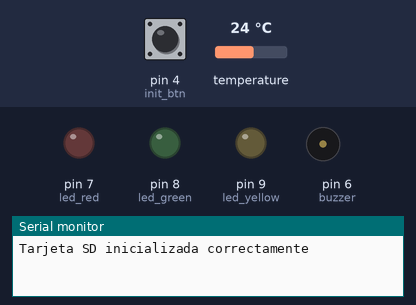
This sketch was run on a simulated Arduino Uno, built with avr-gcc and run on an emulated ATmega328P. On the bench: output pins drawn as LEDs (lit = HIGH), buzzer (waves = sounding), the last lines printed to the serial monitor. The test bench sets the inputs (shaded band); at power-on: pin 4 (init_btn) HIGH, temperature 24 °C. The local clock reads 2024-03-15 10:24:30 at power-on unless the sketch sets it; storage starts empty.

Above: at 2.3 s.
2.4 s: pin 4 (init_btn) pulled LOW for 3.2 s
At 6.8 s:
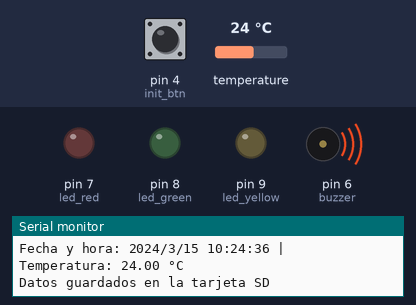
9.2 s: pin 4 (init_btn) pulled LOW for 0.95 s
At 18.2 s:
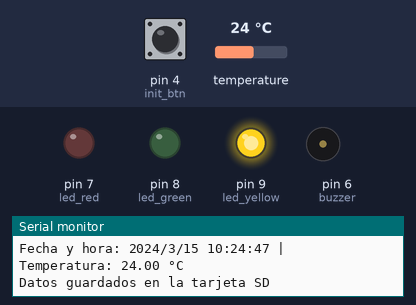
At 19.9 s:
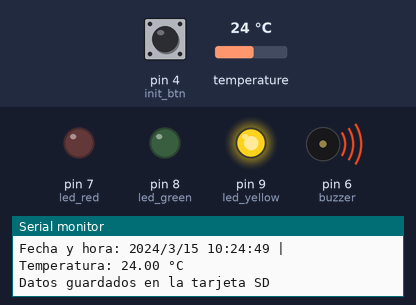
Timing chart, 0 to 23.0 s (numbered marks = the images above; inputs shaded):
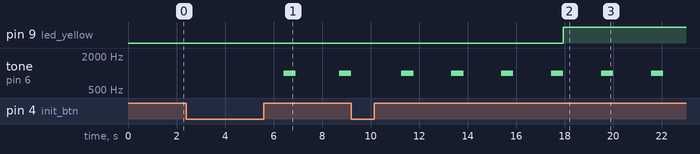

Measured:
- after the input at 2.4 s, tone on pin 6 (buzzer): silent → 1000 Hz after 4.0 s, → silent 0.50 s later, → 1000 Hz 1.8 s later
- after the input at 9.2 s, pin 9 (led_yellow): LOW → HIGH after 8.7 s instead of 6.2 s

The sketch:

compostera_arduino_code.ino
```cpp
/*
PROGRAMACION DE PROYECTO DE MONITOREO DE UNA COMPOSTERA:

funcionalidad de los módulos usados:
- reloj (RTC DS1307)
- lectorSD
- sensor de temperatura DS18B20
actuadores:
- leds (3 colores por separado)
- buzzer
cpu:
- arduino UNO


Here is the link to my project at Wokwi: https://wokwi.com/projects/414748846045857793
*/

// LIBRERIAS
#include <OneWire.h>            // Comunicación con sensores OneWire
#include <DallasTemperature.h>  // Lectura de sensores de temperatura
#include <Wire.h>               // Comunicación I2C entre dispositivos
#include <RTClib.h>             // Manejo de tiempo con reloj RTC
#include <SD.h>                 // Control de tarjetas SD

// CONEXIONES
#define sensor_temperatura 2    // Pin para DS18B20 (temperatura)
#define init_btn 4              // Pin para el botón
#define reset_btn 5             // Pin para el botón reset
#define buzzer 6                // Pin para el buzzer
#define led_red 7               // Pin para LEDrojo
#define led_green 8             // Pin para LEDverde
#define led_yellow 9            // Pin para LEDamarillo
#define SDpin 10                // Pin CS para tarjeta SD

OneWire oneWire(sensor_temperatura); // Configuración de comunicacion en el pin 2
DallasTemperature sensors(&oneWire); // Instaciacion de la clase DallasTemperature

RTC_DS1307 rtc; // Configuración del RTC DS1307

File dataFile; // Instanciacion de la clase File

// Variables de tiempo necesarias para la lógica
unsigned long lastTime = 0;             // Última vez que se registraron datos
unsigned long lastTimeaire = 0;         // Última vez que se registraron datos
const unsigned long intervalreg = 1000; // Intervalo de 1 hora (3.600.000 ms)
const unsigned long intervalaire =8000; // Intervalo de 1 hora (309.600.000 ms)
bool timerStarted = false;              // Bandera para saber si el temporizador debe comenzar
int contadorBoton=0;

// Banderas globales para indicar el paso por los estados
bool mesofila=false;
bool termofila=false;
bool maduracion=false;
bool sinaire = false;

float temperatura = 0; // Variable global de lectura de temperatura


void setup() {
  Serial.begin(9600); //Iniciamos la comunicacion con el puerto serial

  // Configuración de pines
  pinMode(init_btn, INPUT_PULLUP);
  pinMode(reset_btn, INPUT_PULLUP);
  pinMode(buzzer, OUTPUT);
  pinMode(led_red, OUTPUT);
  pinMode(led_green, OUTPUT);
  pinMode(led_yellow, OUTPUT);

  sensors.begin();  // Inicializar sensor de temperatura

  if (!rtc.begin()) {                                                   // Inicializar RTC (Real Time Clock)
    Serial.println("Error al inicializar el RTC");
    while (1);
  }
  if (!rtc.isrunning()) {
    Serial.println("RTC no está en marcha, configurando la hora...");
    rtc.adjust(DateTime(F(__DATE__), F(__TIME__)));
  }

  if (!SD.begin(SDpin)) {                                               // Inicializar tarjeta SD
    Serial.println("Error al inicializar la tarjeta SD");
    while (1);
  }
  Serial.println("Tarjeta SD inicializada correctamente");
}

void loop() {

  if (digitalRead(init_btn) == LOW){         // Emulacion de la tapa abriendose y cerrandose con el contador del boton en 2
    contadorBoton= contadorBoton+1;
    delay(500);
  }

  sensors.requestTemperatures();              // Leemos la temperatura del sensor y la almacenamos en la variable global
  temperatura = sensors.getTempCByIndex(0);

  if (temperatura>=50){                       // ETAPA TERMOFILA ALCANZADA
    termofila=true;
    digitalWrite(led_red, HIGH);
  }

  if (termofila==true && temperatura<50){     // ETAPA MESOFILA ALCANZADA
    mesofila=true;
  }

  if (mesofila==true && temperatura<20){
    maduracion=true;                          // ETAPA DE MADURACION ALCANZADA
    digitalWrite(led_green, HIGH);
  }

  if (contadorBoton==2 && !timerStarted) {
    timerStarted = true;                      // Iniciar el primer estado cuando se cerro la tapa por primera vez (carga finalizada)
    lastTime = millis();                      // Establecer el tiempo inicial para el registro de datos
    lastTimeaire = millis();                  // Establecer el tiempo inicial para el registro del aire
    registrarDatos();                         // Registrar datos inmediatamente al pulsar el botón
    delay(1000);                              // Esperar un segundo para evitar múltiples registros con el rebote del boton
  }

  if (timerStarted) {

    unsigned long currentMillis = millis();         // Temporizacion para el registro de datos

    if (currentMillis - lastTime >= intervalreg) {
      lastTime = currentMillis;
      registrarDatos();
    }
  }

  if (timerStarted) {                                                         // Monitoreo del estado "Lleno sin aire" - se revuelve cada 86 horas

    unsigned long currentMillis2 = millis();

    if (currentMillis2 - lastTimeaire >= intervalaire && sinaire==false) {
      sinaire=true;
      digitalWrite(led_yellow, HIGH);
    }

    if(sinaire=true && digitalRead(init_btn) == LOW){
      lastTimeaire = currentMillis2;
      sinaire=false;
      digitalWrite(led_yellow, LOW);
    }
  }

// FUNCION DE RESET
if (maduracion==true && digitalRead(reset_btn) == LOW){     // Solo se puede resetear si paso la maduracion
  unsigned long lastTime = 0;
  unsigned long lastTimeaire = 0;
  bool timerStarted = false;
  int contadorBoton=0;
  bool mesofila=false;
  bool termofila=false;
  bool maduracion=false;
  bool sinaire = false;
  float temperatura = 0;
  digitalWrite(led_red, LOW);
  digitalWrite(led_green, LOW);
  digitalWrite(led_yellow, LOW);
  asm volatile ("jmp 0");          // Utilizamos Assembly para volver a la posicion 0 de memoria donde comienza el codigo nuevamente (con restricciones)
  }
}

void registrarDatos() {

  sensors.requestTemperatures();
  temperatura = sensors.getTempCByIndex(0);   // Leer temperatura para registrar en la SD

  DateTime now = rtc.now();   // Leer hora del RTC para el registro en la SD

  Serial.print("Fecha y hora: ");
  Serial.print(now.year(), DEC);
  Serial.print('/');
  Serial.print(now.month(), DEC);
  Serial.print('/');
  Serial.print(now.day(), DEC);
  Serial.print(" ");
  Serial.print(now.hour(), DEC);                            // Mostrar en el monitor serial la lectura que se va a registrar
  Serial.print(':');
  Serial.print(now.minute(), DEC);
  Serial.print(':');
  Serial.print(now.second(), DEC);
  Serial.print(" | Temperatura: ");
  Serial.print(temperatura);
  Serial.println(" °C");

  dataFile = SD.open("data.txt", FILE_WRITE);               // Escribe en el archivo 'data.txt' o lo crea si no existe
  if (dataFile) {
    dataFile.print(now.year(), DEC);
    dataFile.print('/');
    dataFile.print(now.month(), DEC);
    dataFile.print('/');
    dataFile.print(now.day(), DEC);
    dataFile.print(" ");
    dataFile.print(now.hour(), DEC);
    dataFile.print(':');
    dataFile.print(now.minute(), DEC);
    dataFile.print(':');
    dataFile.print(now.second(), DEC);
    dataFile.print(" | ");
    dataFile.print("Temp: ");
    dataFile.print(temperatura);
    dataFile.println(" °C");
    dataFile.close();
    Serial.println("Datos guardados en la tarjeta SD");

  } else {
    Serial.println("Error al abrir el archivo en la tarjeta SD");
  }

  tone(buzzer, 1000); // Encender LEDs y sonar buzzer como indicación de registro
  delay(500);
  noTone(buzzer);
}
```
